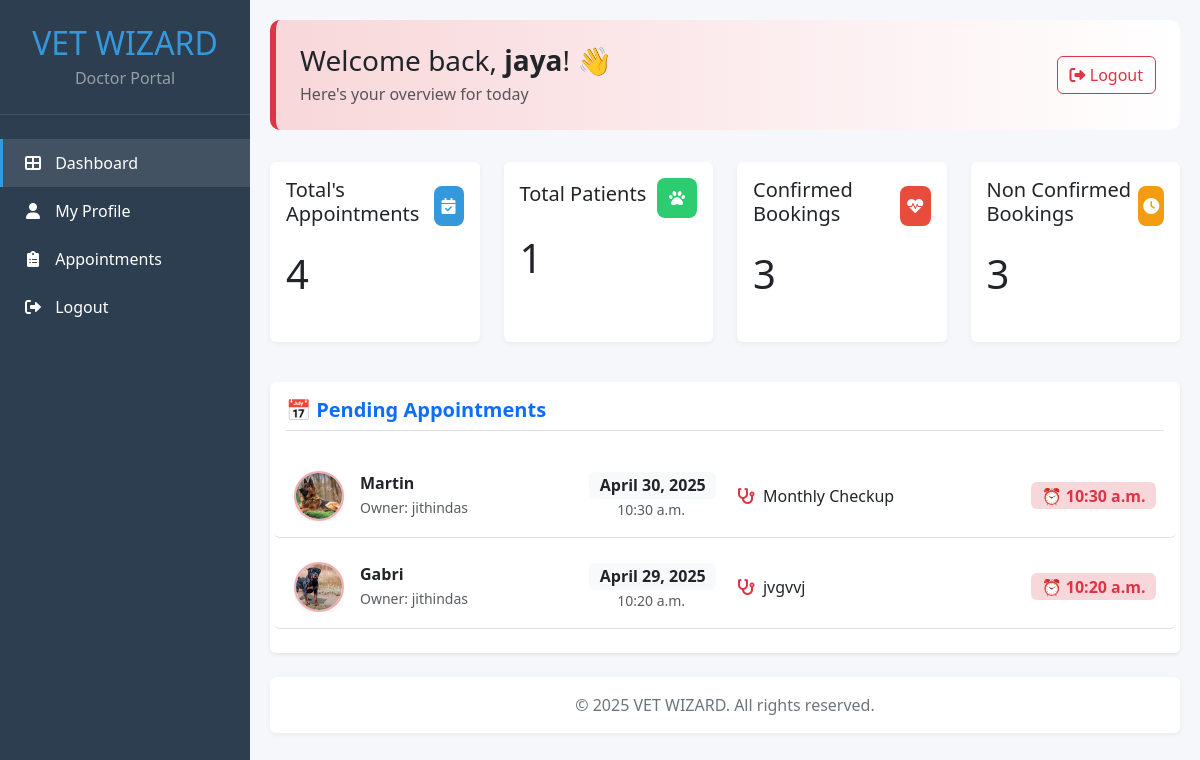
Page /doctor/doctor/ (signed in) on the committed database.
### admins/models.py (models this page shows)
class User(AbstractUser):
    user_type = models.CharField(max_length=20, choices=[
        ('doctor', 'doctor'),
        ('user', 'user')
    ])
    is_approved=models.BooleanField(default=False,null=True,blank=True)
    def __str__(self):
        return self.username

### user/models.py (models this page shows, shortened)
class Doctor_Appointment(models.Model):
    doctor = models.ForeignKey(Doctor_Profile, on_delete=models.CASCADE, related_name='appointments')
    patient = models.ForeignKey(settings.AUTH_USER_MODEL, on_delete=models.CASCADE, related_name='appointments')
    pet=models.ForeignKey(Pet,on_delete=models.CASCADE)
    appointment_date = models.DateField()
    appointment_time = models.TimeField(null=True,blank=True)
    reason = models.TextField()
    is_confirmed = models.BooleanField(default=False)
    is_paid = models.BooleanField(default=False)
    created_at = models.DateTimeField(auto_now_add=True)
    razorpay_order_id = models.CharField(max_length=100, blank=True, null=True)
    amount = models.DecimalField(max_digits=10, decimal_places=2, default=0.00,null=True,blank=True)

class Pet(models.Model):
    owner = models.CharField(max_length=100)
    name = models.CharField(max_length=100)
    species = models.CharField(max_length=30)  # Dog, Cat
    breed = models.CharField(max_length=50)
    age = models.PositiveIntegerField()
    pet_picture = models.ImageField(upload_to='pet_images', blank=True, null=True)
    adopt=models.BooleanField(default=False)

### doctor/views.py (the view)
# urls.py: path('doctor/', Doctor_View.as_view(), name='doctor'),
class Doctor_View(View):
    def get(self, request):
        doctor_profile = get_object_or_404(Doctor_Profile, user=request.user)
        appointments = Doctor_Appointment.objects.filter(doctor=doctor_profile).order_by('-id')[:2]
        appo = Doctor_Appointment.objects.filter(doctor=doctor_profile)
        patient_count = appo.values('patient').distinct().count()
        total_bookings = appo.count()
        confirmed_bookings = appo.filter(is_paid=True).count()
        non_confirmed_bookings = appo.filter(is_paid=True).count()
        show_modal = False
        if request.user.user_type == 'doctor' and not request.user.is_approved:
            show_modal = True
        return render(request, 'doctor.html', {
            'show_modal': show_modal,
            'appointments': appointments,
            'patient_count': patient_count,
            'total_bookings': total_bookings,
            'confirmed_bookings': confirmed_bookings,
            'non_confirmed_bookings':non_confirmed_bookings
        })

### doctor/templates/doctor.html (shortened to what this page needs)
{% load static %}
<!DOCTYPE html>
<html lang="en">
<head>
    <link href="https://cdnjs.cloudflare.com/ajax/libs/bootstrap/5.3.0/css/bootstrap.min.css" rel="stylesheet">
    <link rel="stylesheet"
        href="https://cdnjs.cloudflare.com/ajax/libs/bootstrap-icons/1.11.3/font/bootstrap-icons.min.css">
    <link rel="stylesheet" href="https://cdnjs.cloudflare.com/ajax/libs/font-awesome/6.0.0-beta3/css/all.min.css">
</head>
<body>
    <div class="container-fluid p-0">
        <div class="row g-0">
            <div class="col-auto p-0">
                <div class="sidebar">
                    <div class="sidebar-header p-4 text-center">
                        <a class="text-decoration-none" href="{% url 'home' %}">
                            <h2 class="mb-1">VET WIZARD</h2>
                        </a>
                        <p class="text-white-50 mb-0">Doctor Portal</p>
                    </div>
                    <ul class="nav flex-column mt-4">
                        <li class="nav-item">
                            <a class="nav-link active" href="{% url 'doctor' %}"><i class="fas fa-th-large me-2"></i>
                                Dashboard</a>
                        </li>
                        <li class="nav-item">
                            <a class="nav-link" href="{% url 'doctor_profile_update' %}"><i
                                    class="fas fa-user me-2"></i> My Profile</a>
                        </li>
                        <li class="nav-item">
                            <a class="nav-link" href="{% url 'appointment_doctor' %}"><i
                                    class="fas fa-clipboard-list me-2"></i> Appointments</a>
                        </li>
                        <li class="nav-item">
                            <a class="nav-link" href="{% url 'logout' %}"><i class="fas fa-sign-out-alt me-2"></i>
                                Logout</a>
                        </li>
                    </ul>
                </div>
            </div>
            <div class="col">
                <div class="main-content">
                    {% block content %}
                    <div class="welcome-card d-flex justify-content-between align-items-center">
                        <div>
                            <h3 class="mb-1">Welcome back, <strong>{{ request.user }}</strong>! 👋</h3>
                            <p class="text-muted mb-0">Here's your overview for today</p>
                        </div>
                        <a class="btn btn-outline-danger" href="{% url 'logout' %}">
                            <i class="fas fa-sign-out-alt"></i> Logout
                        </a>
                    </div>
                    <div class="row mb-4">
                        <div class="col-lg-3 col-md-6 mb-3">
                            <div class="card h-100">
                                <div class="card-body">
                                    <div class="d-flex justify-content-between align-items-center mb-3">
                                        <h5 class="card-title">Total's Appointments</h5>
                                        <div class="card-icon appointments">
                                            <i class="fas fa-calendar-check"></i>
                                        </div>
                                    </div>
                                    <h2 class="display-6">{{total_bookings}}</h2>
                                </div>
                            </div>
                        </div>
                        <div class="col-lg-3 col-md-6 mb-3">
                            <div class="card h-100">
                                <div class="card-body">
                                    <div class="d-flex justify-content-between align-items-center mb-3">
                                        <h5 class="card-title">Total Patients</h5>
                                        <div class="card-icon patients">
                                            <i class="fas fa-paw"></i>
                                        </div>
                                    </div>
                                    <h2 class="display-6">{{patient_count}}</h2>
                                </div>
                            </div>
                        </div>
                        <div class="col-lg-3 col-md-6 mb-3">
                            <div class="card h-100">
                                <div class="card-body">
                                    <div class="d-flex justify-content-between align-items-center mb-3">
                                        <h5 class="card-title">Confirmed Bookings</h5>
                                        <div class="card-icon emergency">
                                            <i class="fas fa-heartbeat"></i>
                                        </div>
                                    </div>
                                    <h2 class="display-6">{{confirmed_bookings}}</h2>
                                </div>
                            </div>
                        </div>
                        <div class="col-lg-3 col-md-6 mb-3">
                            <div class="card h-100">
                                <div class="card-body">
                                    <div class="d-flex justify-content-between align-items-center mb-3">
                                        <h5 class="card-title">Non Confirmed Bookings</h5>
                                        <div class="card-icon schedule">
                                            <i class="fas fa-clock"></i>
                                        </div>
                                    </div>
                                    <h2 class="display-6">{{non_confirmed_bookings}}</h2>
                                </div>
                            </div>
                        </div>
                    </div>
                    <div class="card mb-4 shadow-sm">
                        <div class="card-body">
                            <h5 class="card-title pb-2 border-bottom mb-4 text-primary fw-bold">📅 Pending Appointments</h5>
                            {% for i in appointments %}
                            <div class="row py-3 border-bottom align-items-center hover-shadow rounded-2 mb-2 px-2">
                                <div class="col-md-4 d-flex align-items-center gap-3 mb-3 mb-md-0">
                                    <div class="pet-avatar">
                                        {% if i.pet.pet_picture %}
                                            <img src="{{ i.pet.pet_picture.url }}" alt="Pet Image" width="60" height="60"
                                                class="rounded-circle object-fit-cover shadow-sm border border-2 border-danger-subtle">
                                        {% else %}
                                            <img src="{% static 'images/default-pet.jpg' %}" alt="Default Pet" width="60" height="60"
                                                class="rounded-circle object-fit-cover shadow-sm border border-2 border-secondary-subtle">
                                        {% endif %}
                                    </div>
                                    <div>
                                        <h6 class="mb-1 fw-bold text-dark">{{ i.pet.name }}</h6>
                                        <div class="text-muted small">Owner: {{ i.patient }}</div>
                                    </div>
                                </div>
                                <div class="col-md-2 text-md-center text-start mb-2 mb-md-0">
                                    <div class="badge bg-light text-dark fs-6">{{ i.appointment_date }}</div>
                                    <div class="text-muted small">{{ i.appointment_time }}</div>
                                </div>
                                <div class="col-md-3">
                                    <div class="text-dark"><i class="fas fa-stethoscope me-2 text-danger"></i>{{ i.reason }}</div>
                                </div>
                                <div class="col-md-3 text-md-end text-start">
                                    <span class="badge bg-danger-subtle text-danger fs-6">
                                        ⏰ {{ i.appointment_time }}
                                    </span>
                                </div>
                            </div>
                            {% empty %}
                            <div class="text-center text-muted py-4">No pending appointments.</div>
                            {% endfor %}
                        </div>
                    </div>
                    <div class="card text-center mb-4">
                        <div class="card-body py-3">
                            <p class="text-secondary mb-0">&copy; 2025 VET WIZARD. All rights reserved.</p>
                        </div>
                    </div>
                    {% endblock %}
                </div>
            </div>
        </div>
    </div>
</body>
</html>

### doctor/templates/doctor.html (style rules this page uses)
:root { --bs-primary: #3498db; --bs-secondary: #2ecc71; --bs-dark: #2c3e50; --bs-light: #ecf0f1; --bs-danger: #e74c3c; --bs-warning: #f39c12; }
body { background-color: #f5f7fa; font-family: 'Segoe UI', Tahoma, Geneva, Verdana, sans-serif; }
.sidebar { background-color: var(--bs-dark); color: white; height: 100vh; position: fixed; width: 250px; z-index: 100; }
.sidebar-header { border-bottom: 1px solid rgba(255, 255, 255, 0.1); padding-bottom: 20px; }
.sidebar-header h2 { color: var(--bs-primary); }
.nav-link { color: white; border-left: 3px solid transparent; padding: 12px 20px; }
.nav-link:hover, .nav-link.active { background: rgba(255, 255, 255, 0.1); border-left: 3px solid var(--bs-primary); color: white; }
.nav-link i { width: 20px; text-align: center; }
.main-content { margin-left: 250px; padding: 20px; }
.card { border: none; box-shadow: 0 2px 5px rgba(0, 0, 0, 0.05); margin-bottom: 20px; }
.card-icon { width: 40px; height: 40px; border-radius: 8px; display: flex; align-items: center; justify-content: center; color: white; }
.card-icon.appointments { background-color: var(--bs-primary); }
.card-icon.patients { background-color: var(--bs-secondary); }
.card-icon.emergency { background-color: var(--bs-danger); }
.card-icon.schedule { background-color: var(--bs-warning); }
.pet-avatar { width: 50px; height: 50px; border-radius: 8px; overflow: hidden; }
.pet-avatar img { width: 100%; height: 100%; object-fit: cover; }
.welcome-card { background: linear-gradient(to right, #f8d7da, #fff); border-left: 6px solid #dc3545; border-radius: 10px; padding: 1.5rem; margin-bottom: 2rem; }

### rows in the picture
User: user "jaya"
Doctor_Appointment: pet.pet_picture (picture), pet.name "Martin", patient "jithindas", appointment_date "April 30, 2025", appointment_time "10:30 a.m.", reason "Monthly Checkup"
Doctor_Appointment: pet.pet_picture (picture), pet.name "Gabri", patient "jithindas", appointment_date "April 29, 2025", appointment_time "10:20 a.m.", reason "jvgvvj"

### other values in the picture
{{ total_bookings }} "4"
{{ patient_count }} "1"
{{ confirmed_bookings }} "3"
{{ non_confirmed_bookings }} "3"
